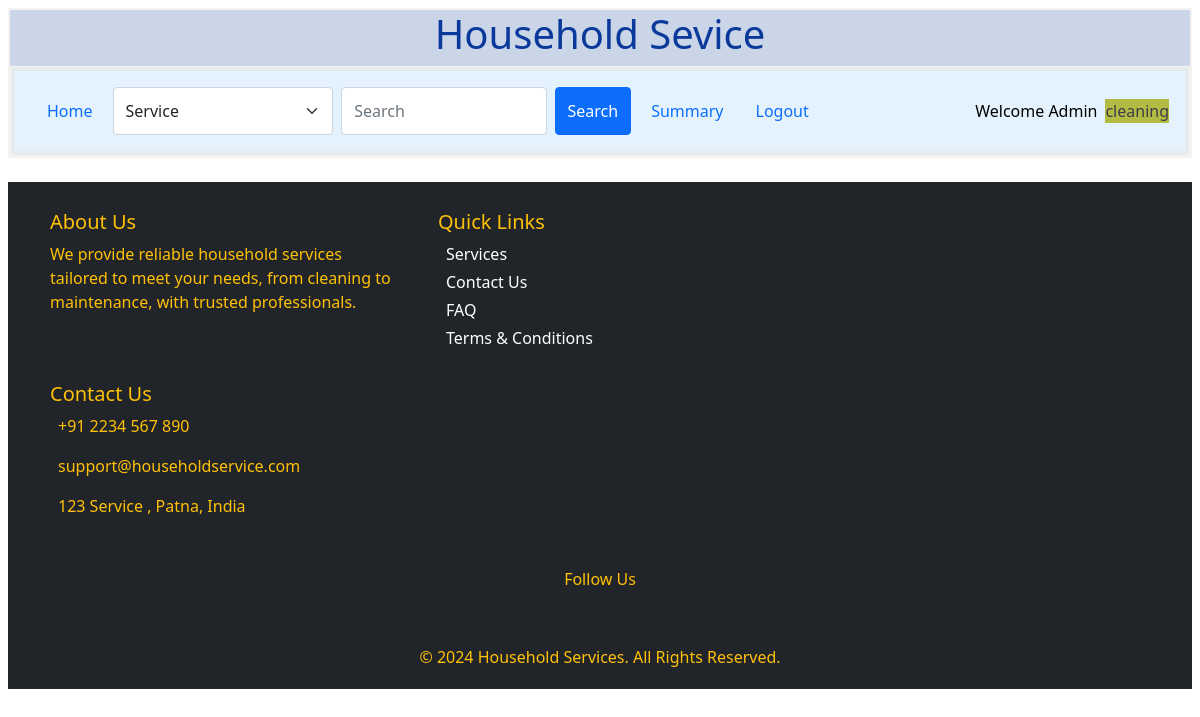
/edit_service/3/cleaning, run on an earlier commit of the app's database.
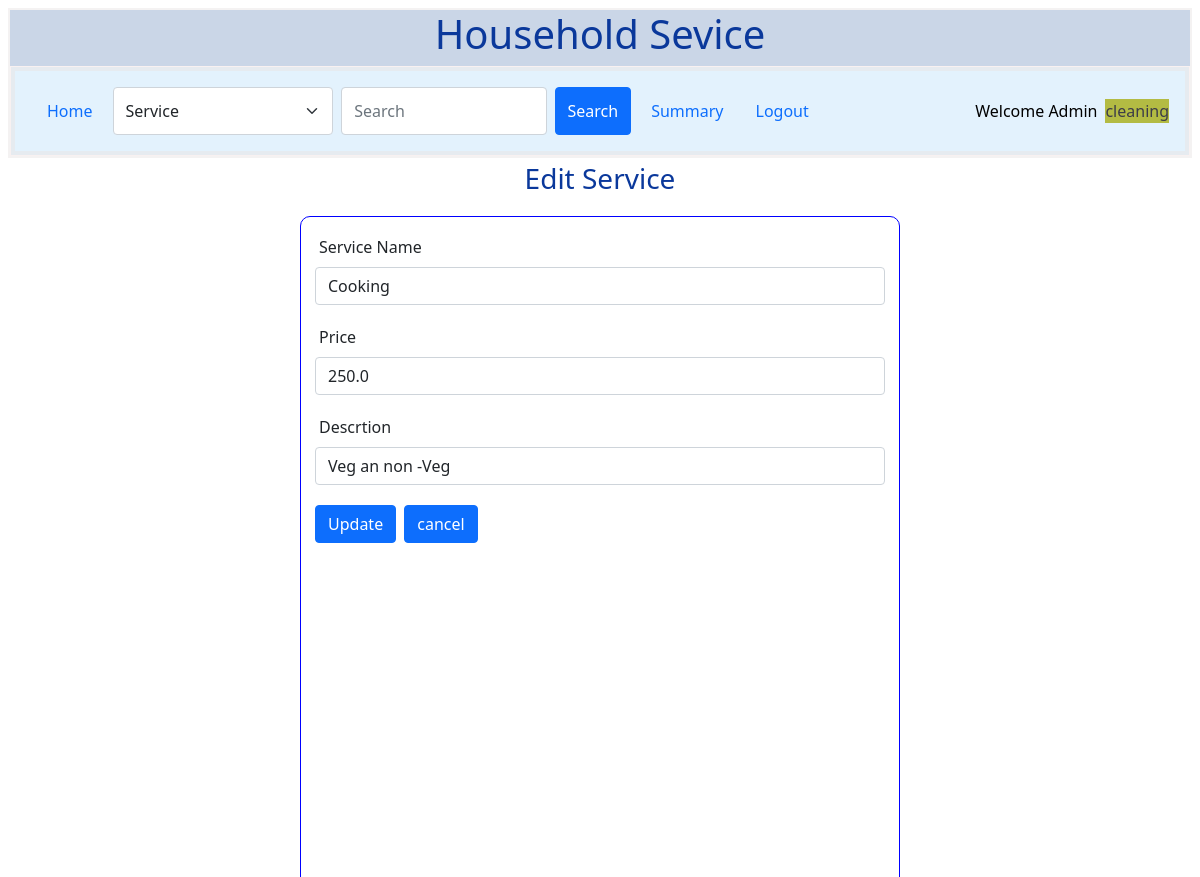
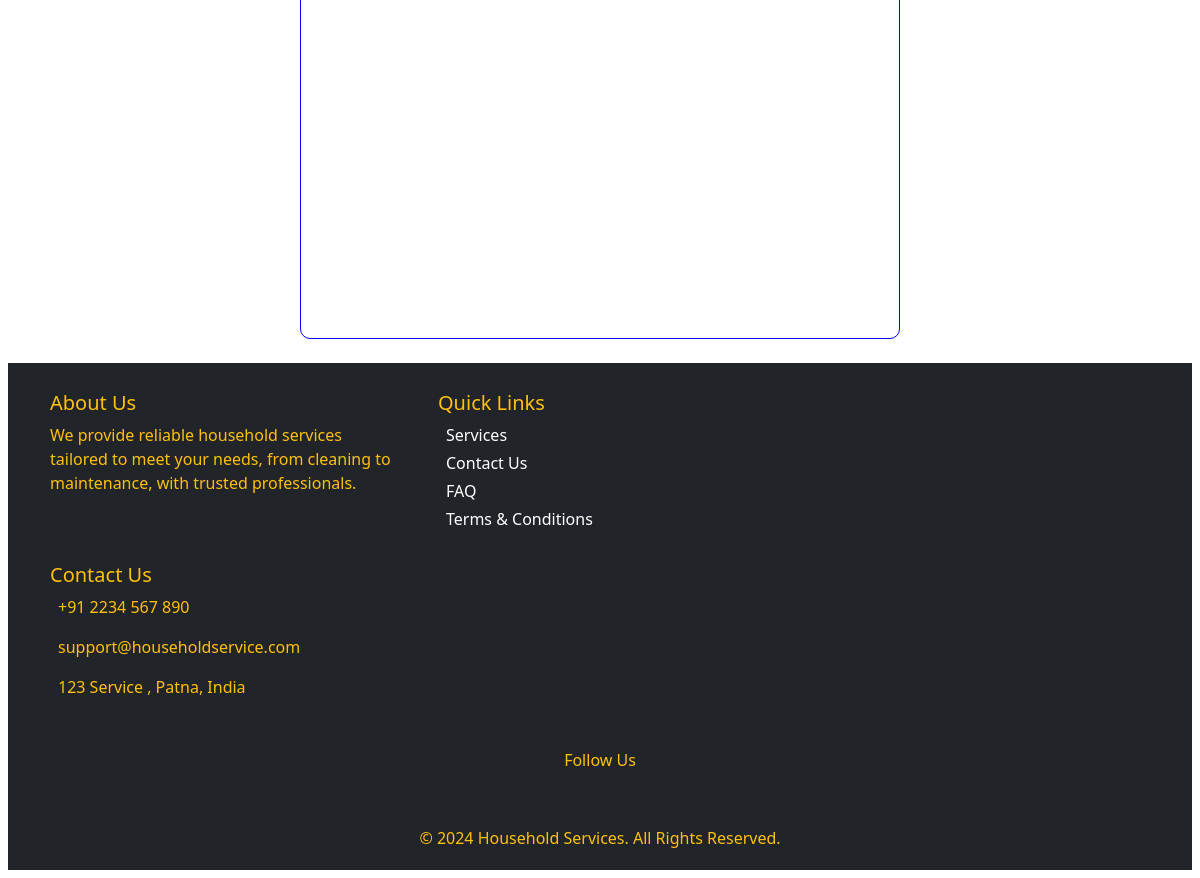
And on a later commit of the database (2 pictures, top to bottom).
### backend/models.py (models this page shows)
class Service(db.Model):
    __tablename__="service"
    id = db.Column(db.Integer, primary_key=True)
    name=db.Column(db.String,nullable=False)
    price=db.Column(db.Float,default=0.0)
    action=db.Column(db.String,default="Edit/Delte")
    description=db.Column(db.String)

### backend/controllers.py (the view, shortened to what this page needs)
@app.route("/edit_service/<sid>/<name>",methods=["GET","POST"])
def edit_service(sid,name):
    service=get_service(sid)
    return render_template("edit_service.html",name=name,service=service)

### backend/controllers.py (called while the page is built)
def get_service(id):
    service = Service.query.filter_by(id=id).first()
    return service

### templates/edit_service.html (shortened to what this page needs)
{%extends "admin_layout.html"%}
{%block content_edit_service%}
          {%if service%}
            <div class="centre"> <h3> Edit Service</h3></div>
            <form action="/edit_service/{{service.id}}/{{name}}" method="POST">
                <div class="signup_form">
                    <div class="mb-3">
                        <label for="service_name" class="form-label">Service Name </label>
                        <input type="text" class="form-control"  name="service_name" id="service_name" value="{{service.name}}" placeholder="Enter New Service Name">   <div class="centre">{{msg}} </div>
                      </div>
                      <div class="mb-3">
                        <label for="price" class="form-label">Price </label>
                        <input type="text" class="form-control" name="price" id="price" value="{{service.price}}" placeholder="Enter Price">
                      </div>
                     <div class="mb-3">
                    <label for="description" class="form-label"> Descrtion </label>
                        <input type="text" class="form-control" name="description" id="description" value="{{service.description}}" placeholder="Enter Description">
                      </div>
                      <div class="mb-3">
                      <button type="submit" class="btn btn-primary"> Update </button>
                      <a href="/admin/{{name}}" type="button" class="btn btn-primary"> cancel </a>
                    </div>
                </div>
              </form>
            {%endif%}
{%endblock%}

What changed in the data, as far as the page shows it:
added Service: service_name "Cooking", price "250.0", description "Veg an non -Veg"
Also different on the page:
text now shown: "Edit Service Service Name Price Descrtion Update cancel"
